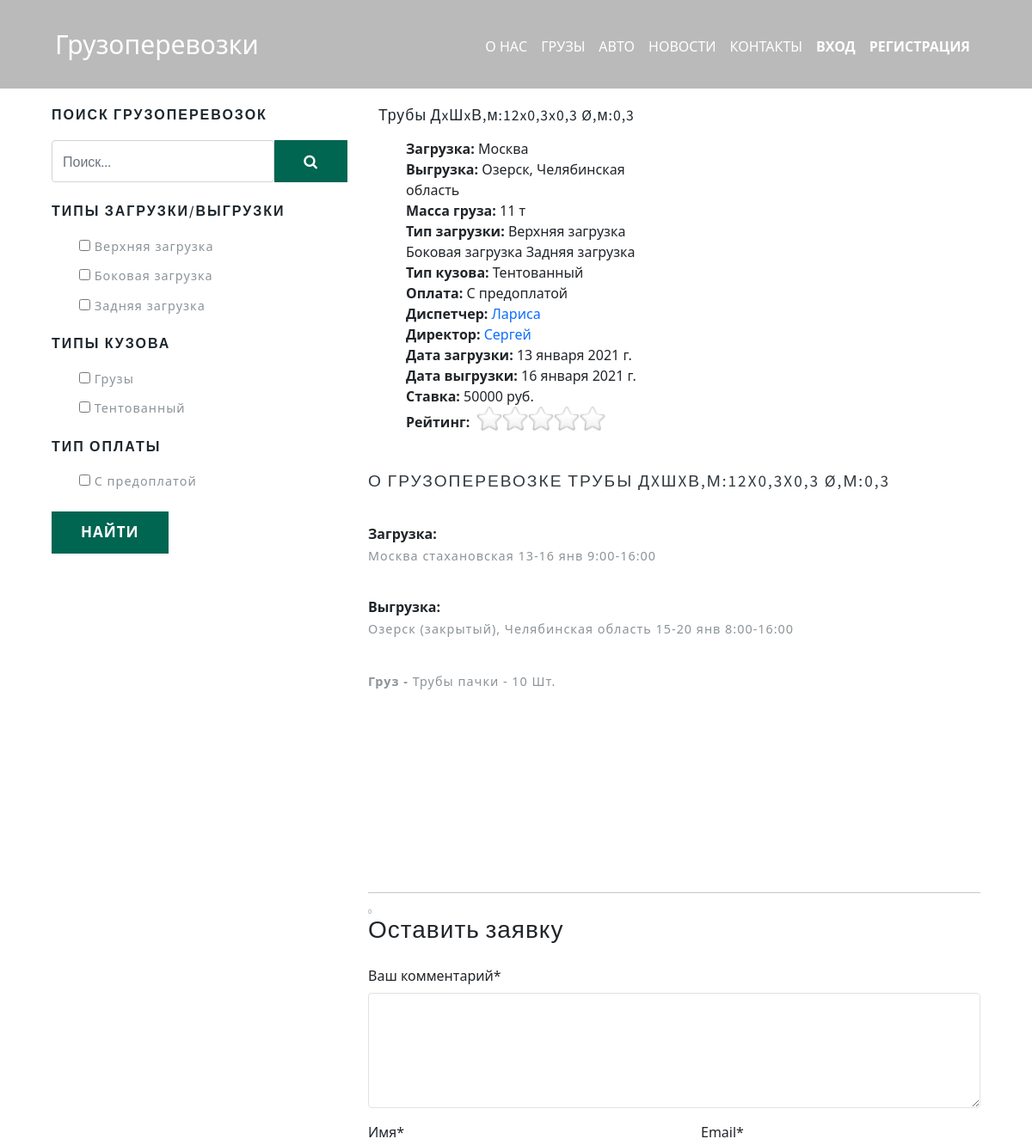
The page /freight1/ (upper part) on the database as committed earlier.
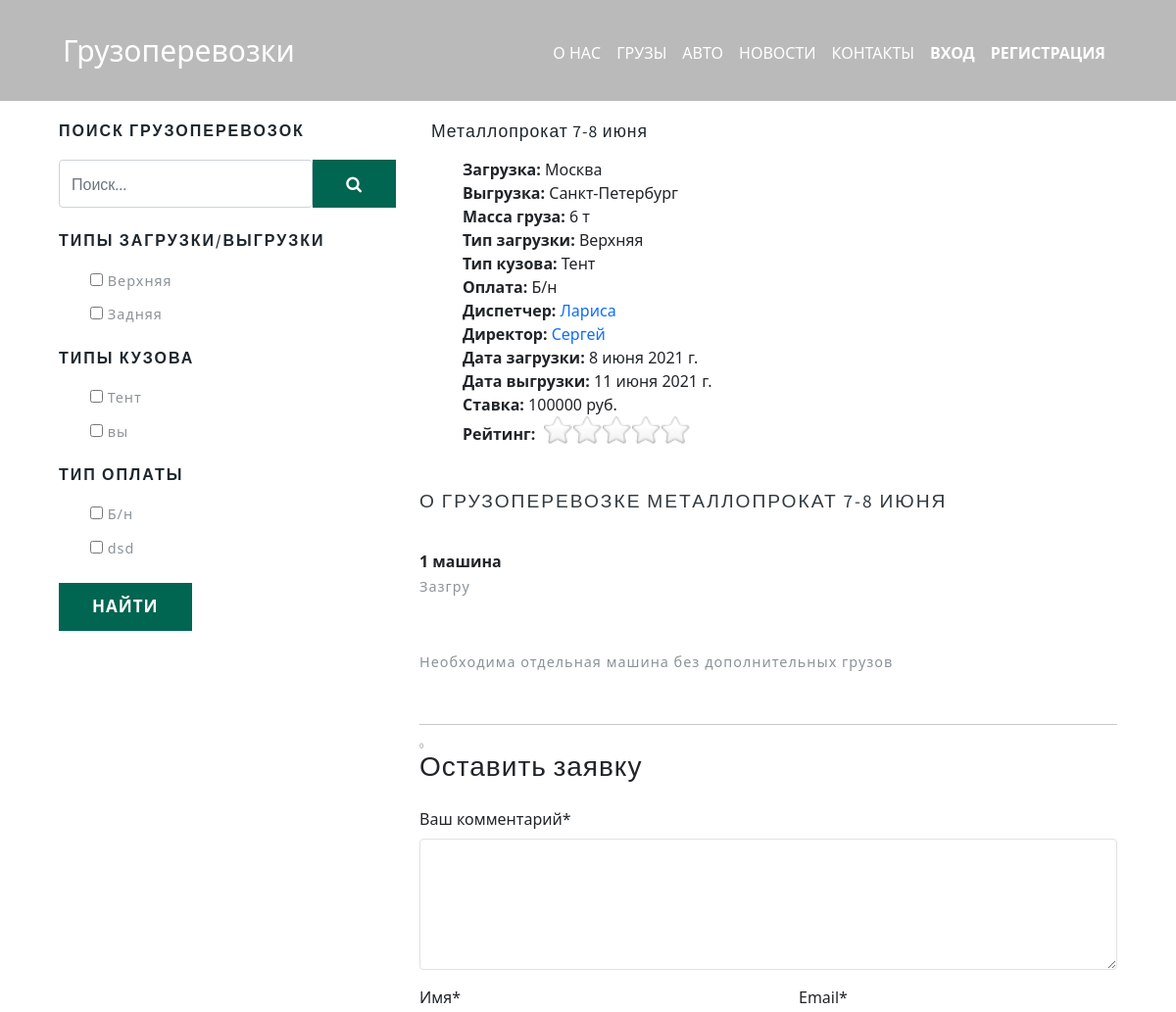
The same page on the database as committed later.
### freights/models.py (models this page shows, shortened)
class Type(models.Model):
    name = models.CharField("Имя", max_length=100)
    description = models.TextField("Описание")
    url = models.SlugField(max_length=160, unique=True)
    class Meta:
        verbose_name = "Типы загрузки"
        verbose_name_plural = "Типы загрузки"

class Category(models.Model):
    name = models.CharField("Тип кузова", max_length=150)
    description = models.TextField("Описание")
    url = models.SlugField(max_length=160, unique=True)
    def __str__(self):
        return self.name
    class Meta:
        verbose_name = "Тип кузова"
        verbose_name_plural = "Типы кузова"

class Pays(models.Model):
    name = models.CharField("Имя", max_length=100)
    description = models.TextField("Описание")
    url = models.SlugField(max_length=160, unique=True)
    class Meta:
        verbose_name = "Тип оплаты"
        verbose_name_plural = "Типы оплаты"

class Freight(models.Model):
    title = models.CharField("Название", max_length=100)
    city1 = models.CharField("Загрузка", max_length=100, default='')
    description = models.TextField("Описание")
    author = models.ForeignKey(settings.AUTH_USER_MODEL, default=settings.AUTH_USER_MODEL, on_delete=models.CASCADE, )
    city2 = models.CharField("Выгрузка", max_length=100, default='')
    directors = models.ManyToManyField(Worker, verbose_name="диспетчер", related_name="freight_director")
    workers = models.ManyToManyField(Worker, verbose_name="директор", related_name="freight_worker")
    types = models.ManyToManyField(Type, verbose_name="типы")
    pays = models.ManyToManyField(Pays, verbose_name="типы оплаты")
    date_to = models.DateField("Дата загрузки", default=date.today)
    date_off = models.DateField("Дата выгрузки", default=date.today)
    volume = models.PositiveIntegerField(
        "Объем груза", default=10, help_text="указывать в м3"
    )
    weight = models.PositiveIntegerField(
        "Масса груза", default=0, help_text="указывать в тоннах"
    )
    sum = models.PositiveIntegerField(
        "Ставка", default=0, help_text="указывать сумму в рублях"
    )
    category = models.ForeignKey(
        Category, verbose_name="Тип кузова", on_delete=models.SET_NULL, null=True
    )
    url = models.SlugField(max_length=130, unique=True)
    draft = models.BooleanField("Черновик", default=False)
    def get_absolute_url(self):
        return reverse("freight_detail", kwargs={"slug": self.url})
    def get_review(self):
        return self.reviews_set.filter(parent__isnull=True)
    class Meta:
        verbose_name = "Грузоперевозка"
        verbose_name_plural = "Грузоперевозки"

class Worker(models.Model):
    name = models.CharField("Имя", max_length=100)
    age = models.PositiveSmallIntegerField("Возраст", default=0)
    description = models.TextField("Описание")
    image = models.ImageField("Изображение", upload_to="workers/")
    def get_absolute_url(self):
        return reverse('worker_detail', kwargs={"slug": self.name})
    class Meta:
        verbose_name = "Директоры и диспетчеры"
        verbose_name_plural = "Директоры и диспетчеры"

class Details(models.Model):
    title = models.CharField("Заголовок", max_length=100)
    description = models.TextField("Описание")
    freight = models.ForeignKey(Freight, verbose_name="Грузоперевозка", on_delete=models.CASCADE)
    def __str__(self):
        return self.title
    class Meta:
        verbose_name = "Детали"
        verbose_name_plural = "Детали"

### freights/views.py (the view)
# urls.py: path("<slug:slug>/", views.FreightDetailView.as_view(), name="freight_detail"),
class FreightDetailView(TypePay, DetailView):
    model = Freight
    slug_field = "url"
    def get_context_data(self, **kwargs):
        context = super().get_context_data(**kwargs)
        context["star_form"] = RatingForm()
        return context

### freights/forms.py
class RatingForm(forms.ModelForm):
    star = forms.ModelChoiceField(
        queryset=RatingStar.objects.all(), widget=forms.RadioSelect(), empty_label=None
    )
    class Meta:
        model = Rating
        fields = ("star",)

### freights/models.py (called while the page is built)
    def __str__(self):
        return f'{self.value}'

### freights/templatetags/freight_tag.py (called while the page is built)
@register.inclusion_tag('freights/tags/last_freight.html')
def get_last_freights(count=5):
    freights = Freight.objects.order_by("id")[:count]
    return {"last_freights": freights}

### freights/views.py (called while the page is built)
    def get_types(self):
        return Type.objects.all()

    def get_pays(self):
        return Pays.objects.all()

    def get_categories(self):
        return Category.objects.all()

### templates/freights/freight_detail.html (shortened to what the changed rows need)
{% extends 'freights/base.html' %}
{% load static %}
{% block container%}
<div class="container py-md-3">
    {% endblock container%}
{% block sidebar%}
<div class="side-bar col-lg-4">
    {% endblock sidebar%}
{% block freight%}
<div class="left-ads-display col-lg-8" style="margin-top:60px">
                    <div class="row">
                        <div class="desc1-right col-md-6 pl-lg-4">
                            <h3 class="editContent" style="outline: none; cursor: inherit;">
                                {{freight.title}}</h3>
                            <ul>
                                <li style="list-style: none"><span><b>Загрузка:</b> {{freight.city1}}</span></li>
                                <li style="list-style: none"><span><b>Выгрузка:</b> {{freight.city2}}</span>
                                <li style="list-style: none"><span><b>Масса груза:</b> {{freight.weight}} т</span></li>
                                <li style="list-style: none"><span><b>Тип загрузки:</b>{% for type in freight.types.all %}
                                    {{type.name}}
                                {%endfor%}</span>
                                </li>
                                <li style="list-style: none"><span><b>Тип кузова:</b> {{freight.category}}</span>
                                </li>
                                <li style="list-style: none"><span><b>Оплата:</b> {% for pay in freight.pays.all %}
                                    {{pay.name}}
                                {%endfor%}</span>
                                </li>
                                <li style="list-style: none">
                                    <span><b>Диспетчер:</b>{% for director in freight.directors.all %}
                                        <a href="{{ director.get_absolute_url }}">
                                            {{ director.name }}
                                        </a>
                                    {%endfor%} </span></li>
                                <li style="list-style: none"><span><b>Директор:</b>
                                    {% for worker in freight.workers.all %}
                                    <a href="{{ worker.get_absolute_url }}">
                                        {{ worker.name }}
                                </a>
                                {%endfor%}
                                </span></li>
                                <li style="list-style: none"><span><b>Дата загрузки:</b> {{freight.date_to}}</span>
                                </li>
                                <li style="list-style: none"><span><b>Дата выгрузки:</b> {{freight.date_off}}</span>
                                </li>
                                <li style="list-style: none">
                                    <span><b>Ставка:</b> {{freight.sum}} руб.</span></li>
                                <li style="list-style: none">
                                <li style="list-style: none">
                                    <form action="{% url 'add_rating' %}" method="post" name="rating">
                                        <span class="rating">
                                            {% for k, v in star_form.fields.star.choices %}
                                                <label for="rating{{ v }}">{{ k }}</label>
                                            {% endfor %}
                                        </span>
                                    </form>
                                </li>
                        </div>
                    </div>
                    <div class="row sub-para-w3layouts mt-12">
                        <h3 class="shop-sing editContent" >
                            О грузоперевозке {{freight.title}}</h3>
                            <ul style="width: 100%; ">
                                {% for title in freight.details_set.all %}
                                <li style="list-style: none">    <span><b> {{title}}</b></span></li>
                                <li style="list-style: none">   <p class="editContent" style="outline: none; cursor: inherit;">{{title.description}}</p></li>
                        </ul>
                            {%endfor%}<br/>
                        <p class="editContent" style="outline: none; cursor: inherit; width:100%">{{freight.description|safe}}</p>
                    </div>
                    <div class="row">
                        <div class="single-form-left">
                            <div class="contact-single">
                                <h3 class="editContent" style="outline: none; cursor: inherit;">
                                    <span class="sub-tittle editContent"
                                          style="outline: none; cursor: inherit;">{{freight.reviews_set.count}}</span>Оставить заявку</h3>
                            </div>
                        </div>
                    </div>
                </div>
                </div>
                    {% endblock freight%}

### templates/include/sidebar.html
{%load freight_tag%}
<div class="search-bar w3layouts-newsletter" style="margin-top:60px">
    <h3 class="sear-head editContent">Поиск грузоперевозок</h3>
    <form action="{% url 'search' %}" method="get" class="d-flex editContent">
        <input type="search" placeholder="Поиск..." name="q" class="form-control" required="">
        <button type="submit" class="btn1 btn">
            <span class="fa fa-search" aria-hidden="true"></span>
        </button>
    </form>
</div>
    <form action="{% url 'filter' %}" method="get" name="filter">
    <div class="left-side my-4">
        <h3 class="sear-head editContent" >Типы загрузки/выгрузки</h3>
        <ul class="w3layouts-box-list">
            {%for type in view.get_types%}
            <li class="editContent" >
                <input type="checkbox" class="checked" name="type" value="{{type.id}}">
                <span class="span editContent" >{{type.name}}</span>
            </li>
            {%endfor%}
        </ul>
    </div>
    <div class="left-side my-4">
        <h3 class="sear-head editContent" >Типы кузова</h3>
        <ul class="w3layouts-box-list">
            {%for category in view.get_categories%}
            <li class="editContent" >
                <input type="checkbox" class="checked" name="type" value="{{category.id}}">
                <span class="span editContent" >{{category.name}}</span>
            </li>
            {%endfor%}
        </ul>
    </div>
    <div class="left-side my-4">
        <h3 class="sear-head editContent" >Тип оплаты</h3>
        <ul class="w3layouts-box-list">
            {%for pay in view.get_pays%}
            <li class="editContent" >
                <input type="checkbox" class="checked" name="pay" value="{{pay.id}}">
                <span class="span editContent" >{{pay.name}}</span>
            </li>
            {%endfor%}
        </ul>
    </div>
    <button type="submit" class="btng">Найти</button>
    </form>

Rows that differ between the two databases and show on the page:
removed Type: name "Боковая загрузка"
removed Type: name "Задняя загрузка"
removed Category: name "Грузы"
removed Pays: name "С предоплатой"
removed Freight: title "Трубы ДxШxВ,м:12x0,3x0,3 Ø,м:0,3", city1 "Москва", city2 "Озерск, Челябинская область", weight "11", category "Тентованный", date_to "13 января 2021 г.", date_off "16 января 2021 г.", sum "50000", title "ТРУБЫ ДXШXВ,М:12X0,3X0,3 Ø,М:0,3", description "Груз - Трубы пачки - 10 Шт.", reviews_set.count "0"
removed Details: title "Загрузка:", description "Москва стахановская 13-16 янв 9:00-16:00"
removed Details: title "Выгрузка:", description "Озерск (закрытый), Челябинская область 15-20 янв 8:00-16:00"
changed Type: name "Верхняя загрузка" → "Верхняя"
added Type: name "Задняя", shown under "ТИПЫ ЗАГРУЗКИ/ВЫГРУЗКИ"
added Category: name "Тент"
changed Category (number 2 of 2 on the later page): name "Тентованный" → "вы"
added Pays: name "Б/н"
added Pays: name "dsd", shown under "ТИП ОПЛАТЫ"
added Freight: title "Металлопрокат 7-8 июня", city1 "Москва", city2 "Санкт-Петербург", weight "6", category "Тент", date_to "8 июня 2021 г.", date_off "11 июня 2021 г.", sum "100000", title "МЕТАЛЛОПРОКАТ 7-8 ИЮНЯ", description "Необходима отдельная машина без дополнительных грузов", reviews_set.count "0"
added Details: title "1 машина", description "Зазгру"
